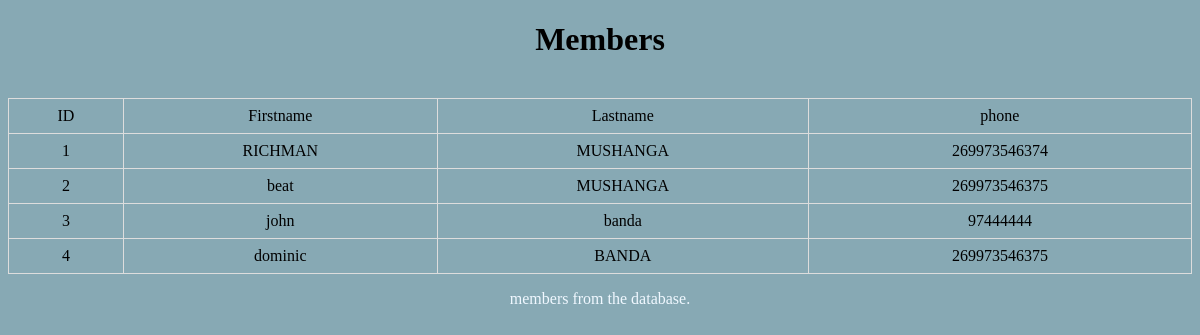
Screenshot of /testing/ with the database file from the repository.
### members/models.py (models this page shows, shortened)
class Member(models.Model):
  firstname = models.CharField(max_length=255)
  lastname = models.CharField(max_length=255)
  phone = models.IntegerField(null=True)
  joined_date = models.DateField(null=True)

### members/views.py (the view)
# urls.py: path('testing/', views.testing, name='testings'),
def testing(request):
  mydata = Member.objects.all()
  template = loader.get_template('template.html')
  context = {
    'mymembers': mydata,
  }
  return HttpResponse(template.render(context, request))

### members/templates/template.html
<!DOCTYPE html>
{% load static %}
<html>
<body>
  <link rel="stylesheet" href="{% static 'stlyes.css' %}">
  <head>
<div class="table">
  <h1>Members</h1>
<table border='1'>
  <tr>
    <th>ID</th>
    <th>Firstname</th>
    <th>Lastname</th>
    <th>phone</th>
  </tr>
  {% for x in mymembers %}
    <tr>
      <td>{{ x.id }}</td>
        <td>{{ x.firstname }}</td>
      <td>{{ x.lastname }}</td>
      <td>{{ x.phone }}</td>
    </tr>
  {% endfor %}
</table>
</div>
<p class="words">members from the database.</p>
</body>
</head>
</html>

### members/static/stlyes.css (style rules this page uses)
body { background-color: rgb(135, 169, 180); font-family: verdana; text-align: center; }
.table th { font-weight: normal; color: rgb(0, 0, 0); }
.table table { width: 100%; border-collapse: collapse; margin-top: 40px; }
.table th, .table td { padding: 8px; border: 1px solid #ddd; }
h1 { margin-top: 40; }
.words { color: aliceblue; }

### rows the page displays
Member: id "1", firstname "RICHMAN", lastname "MUSHANGA", phone "269973546374"
Member: id "2", firstname "beat", lastname "MUSHANGA", phone "269973546375"
Member: id "3", firstname "john", lastname "banda", phone "97444444"
Member: id "4", firstname "dominic", lastname "BANDA", phone "269973546375"
